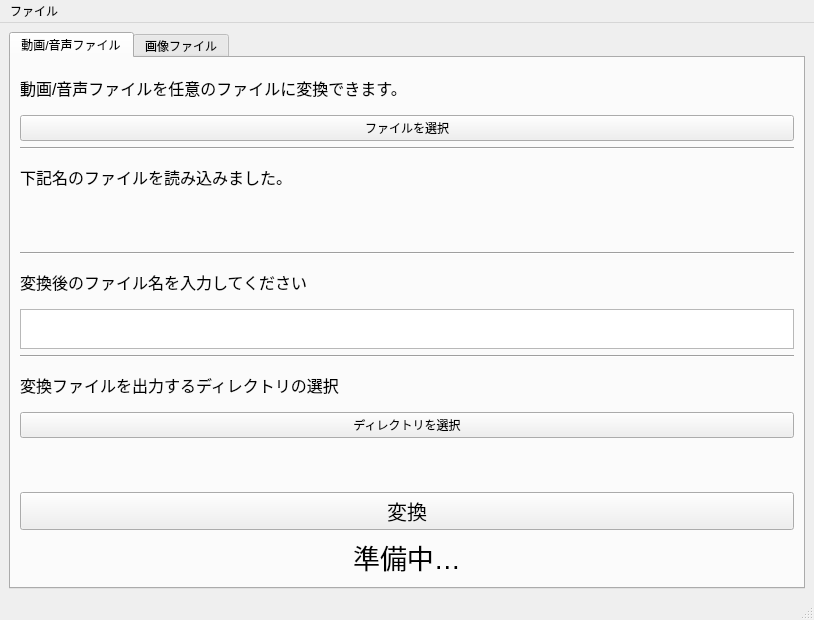
<?xml version="1.0" encoding="UTF-8"?>
<ui version="4.0">
 <class>MainWindow</class>
 <widget class="QMainWindow" name="MainWindow">
  <property name="geometry">
   <rect>
    <x>0</x>
    <y>0</y>
    <width>814</width>
    <height>620</height>
   </rect>
  </property>
  <property name="minimumSize">
   <size>
    <width>0</width>
    <height>0</height>
   </size>
  </property>
  <property name="maximumSize">
   <size>
    <width>16777215</width>
    <height>16777215</height>
   </size>
  </property>
  <property name="font">
   <font>
    <bold>false</bold>
   </font>
  </property>
  <property name="windowTitle">
   <string>Easy_Converter</string>
  </property>
  <widget class="QWidget" name="centralwidget">
   <layout class="QHBoxLayout" name="horizontalLayout">
    <item>
     <widget class="QTabWidget" name="tabWidget">
      <property name="currentIndex">
       <number>0</number>
      </property>
      <property name="tabBarAutoHide">
       <bool>false</bool>
      </property>
      <widget class="QWidget" name="tab1">
       <attribute name="title">
        <string>動画/音声ファイル</string>
       </attribute>
       <layout class="QVBoxLayout" name="verticalLayout">
        <item>
         <widget class="QLabel" name="label">
          <property name="font">
           <font>
            <pointsize>12</pointsize>
            <bold>false</bold>
           </font>
          </property>
          <property name="text">
           <string>動画/音声ファイルを任意のファイルに変換できます。</string>
          </property>
         </widget>
        </item>
        <item>
         <widget class="QPushButton" name="pushButton">
          <property name="text">
           <string>ファイルを選択</string>
          </property>
         </widget>
        </item>
        <item>
         <widget class="Line" name="line">
          <property name="orientation">
           <enum>Qt::Orientation::Horizontal</enum>
          </property>
         </widget>
        </item>
        <item>
         <widget class="QLabel" name="label_4">
          <property name="font">
           <font>
            <pointsize>12</pointsize>
            <bold>false</bold>
           </font>
          </property>
          <property name="text">
           <string>下記名のファイルを読み込みました。</string>
          </property>
         </widget>
        </item>
        <item>
         <widget class="QLabel" name="label_6">
          <property name="text">
           <string/>
          </property>
         </widget>
        </item>
        <item>
         <widget class="Line" name="line_3">
          <property name="orientation">
           <enum>Qt::Orientation::Horizontal</enum>
          </property>
         </widget>
        </item>
        <item>
         <widget class="QLabel" name="label_3">
          <property name="font">
           <font>
            <pointsize>12</pointsize>
            <bold>false</bold>
           </font>
          </property>
          <property name="text">
           <string>変換後のファイル名を入力してください</string>
          </property>
         </widget>
        </item>
        <item>
         <widget class="QTextEdit" name="textEdit">
          <property name="maximumSize">
           <size>
            <width>16777215</width>
            <height>40</height>
           </size>
          </property>
          <property name="font">
           <font>
            <pointsize>14</pointsize>
            <bold>false</bold>
           </font>
          </property>
         </widget>
        </item>
        <item>
         <widget class="Line" name="line_2">
          <property name="orientation">
           <enum>Qt::Orientation::Horizontal</enum>
          </property>
         </widget>
        </item>
        <item>
         <widget class="QLabel" name="label_9">
          <property name="font">
           <font>
            <pointsize>12</pointsize>
            <bold>false</bold>
           </font>
          </property>
          <property name="text">
           <string>変換ファイルを出力するディレクトリの選択</string>
          </property>
         </widget>
        </item>
        <item>
         <widget class="QPushButton" name="pushButton_5">
          <property name="text">
           <string>ディレクトリを選択</string>
          </property>
         </widget>
        </item>
        <item>
         <widget class="QLabel" name="label_7">
          <property name="text">
           <string/>
          </property>
         </widget>
        </item>
        <item>
         <widget class="QPushButton" name="pushButton_2">
          <property name="font">
           <font>
            <pointsize>15</pointsize>
            <bold>false</bold>
           </font>
          </property>
          <property name="text">
           <string>変換</string>
          </property>
          <property name="iconSize">
           <size>
            <width>16</width>
            <height>16</height>
           </size>
          </property>
         </widget>
        </item>
        <item>
         <widget class="QLabel" name="label_10">
          <property name="font">
           <font>
            <pointsize>20</pointsize>
            <bold>false</bold>
           </font>
          </property>
          <property name="text">
           <string>準備中…</string>
          </property>
          <property name="alignment">
           <set>Qt::AlignmentFlag::AlignCenter</set>
          </property>
         </widget>
        </item>
       </layout>
      </widget>
      <widget class="QWidget" name="tab_2">
       <attribute name="title">
        <string>画像ファイル</string>
       </attribute>
       <layout class="QVBoxLayout" name="verticalLayout_3">
        <item>
         <widget class="QLabel" name="label_2">
          <property name="font">
           <font>
            <pointsize>12</pointsize>
            <bold>false</bold>
           </font>
          </property>
          <property name="text">
           <string>画像ファイルを任意のファイルに変換できます。</string>
          </property>
         </widget>
        </item>
        <item>
         <widget class="QPushButton" name="pushButton_9">
          <property name="text">
           <string>ファイルを選択</string>
          </property>
         </widget>
        </item>
        <item>
         <widget class="Line" name="line_10">
          <property name="orientation">
           <enum>Qt::Orientation::Horizontal</enum>
          </property>
         </widget>
        </item>
        <item>
         <widget class="QLabel" name="label_15">
          <property name="font">
           <font>
            <pointsize>12</pointsize>
            <bold>false</bold>
           </font>
          </property>
          <property name="text">
           <string>下記名のファイルを読み込みました。</string>
          </property>
         </widget>
        </item>
        <item>
         <widget class="QLabel" name="label_5">
          <property name="text">
           <string/>
          </property>
         </widget>
        </item>
        <item>
         <widget class="Line" name="line_11">
          <property name="orientation">
           <enum>Qt::Orientation::Horizontal</enum>
          </property>
         </widget>
        </item>
        <item>
         <widget class="QLabel" name="label_16">
          <property name="font">
           <font>
            <pointsize>12</pointsize>
            <bold>false</bold>
           </font>
          </property>
          <property name="text">
           <string>変換後のファイル名を入力してください</string>
          </property>
         </widget>
        </item>
        <item>
         <widget class="QTextEdit" name="textEdit_4">
          <property name="maximumSize">
           <size>
            <width>16777215</width>
            <height>40</height>
           </size>
          </property>
          <property name="font">
           <font>
            <pointsize>14</pointsize>
            <bold>false</bold>
           </font>
          </property>
         </widget>
        </item>
        <item>
         <widget class="Line" name="line_12">
          <property name="orientation">
           <enum>Qt::Orientation::Horizontal</enum>
          </property>
         </widget>
        </item>
        <item>
         <widget class="QLabel" name="label_17">
          <property name="font">
           <font>
            <pointsize>12</pointsize>
            <bold>false</bold>
           </font>
          </property>
          <property name="text">
           <string>変換ファイルを出力するディレクトリの選択</string>
          </property>
         </widget>
        </item>
        <item>
         <widget class="QPushButton" name="pushButton_10">
          <property name="text">
           <string>ディレクトリを選択</string>
          </property>
         </widget>
        </item>
        <item>
         <widget class="QLabel" name="label_8">
          <property name="text">
           <string/>
          </property>
         </widget>
        </item>
        <item>
         <widget class="QPushButton" name="pushButton_11">
          <property name="font">
           <font>
            <pointsize>15</pointsize>
            <bold>false</bold>
           </font>
          </property>
          <property name="text">
           <string>変換</string>
          </property>
          <property name="iconSize">
           <size>
            <width>16</width>
            <height>16</height>
           </size>
          </property>
         </widget>
        </item>
        <item>
         <widget class="QLabel" name="label_11">
          <property name="font">
           <font>
            <pointsize>20</pointsize>
            <bold>false</bold>
           </font>
          </property>
          <property name="text">
           <string>準備中…</string>
          </property>
          <property name="alignment">
           <set>Qt::AlignmentFlag::AlignCenter</set>
          </property>
         </widget>
        </item>
       </layout>
      </widget>
     </widget>
    </item>
   </layout>
  </widget>
  <widget class="QMenuBar" name="menubar">
   <property name="geometry">
    <rect>
     <x>0</x>
     <y>0</y>
     <width>814</width>
     <height>23</height>
    </rect>
   </property>
   <widget class="QMenu" name="menu">
    <property name="title">
     <string>ファイル</string>
    </property>
    <addaction name="action"/>
    <addaction name="actionexit"/>
   </widget>
   <addaction name="menu"/>
  </widget>
  <widget class="QStatusBar" name="statusbar"/>
  <action name="action">
   <property name="text">
    <string>ファイルを選択</string>
   </property>
  </action>
  <action name="actionexit">
   <property name="text">
    <string>終了</string>
   </property>
  </action>
 </widget>
 <resources/>
 <connections/>
</ui>
